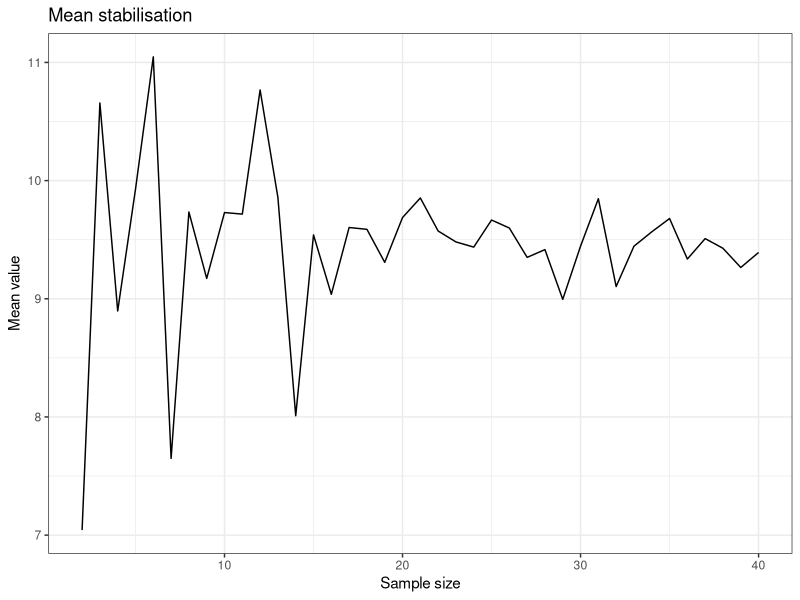
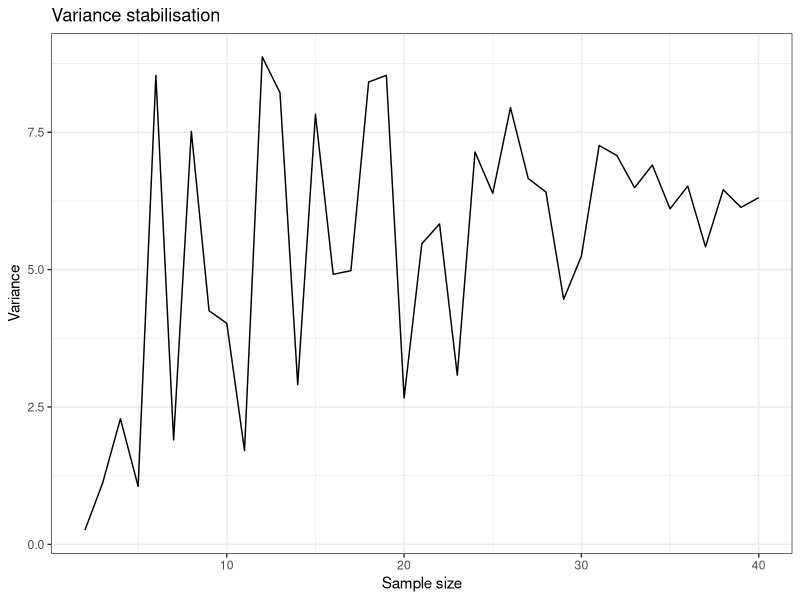
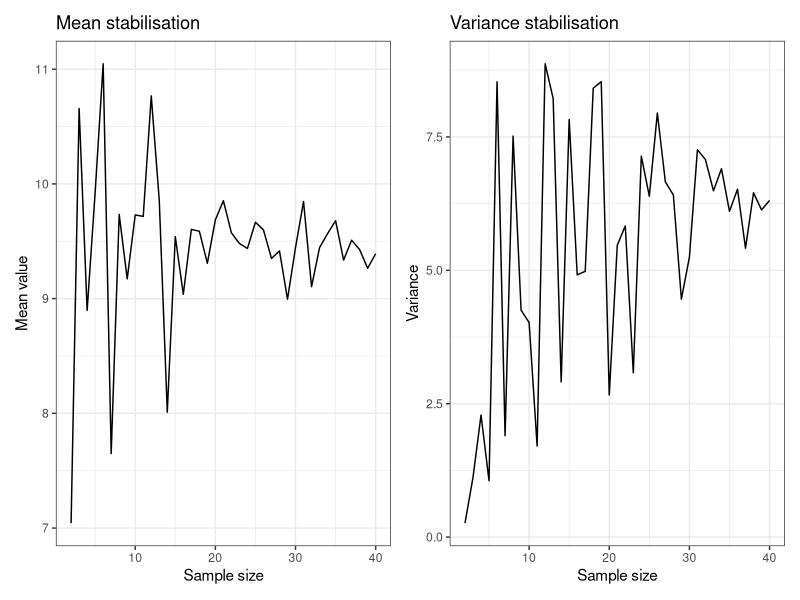

Write R code to recreate these figures, in order.
# This script creates a histogram and boxplot of a single dataset using ggplot2.
library(tidyverse)
library(readxl)
library(patchwork)

# Simulated data below. If you wish to import your own data, comment
# out the code below or remove it.
# To import your own data, use read_csv() or read_excel() depending
# on whether your data is in a .csv or .xlsx file.
#
# ==============================================
# Generate simulated data
set.seed(1543)
x <- rnorm(40, mean = 10, sd = 2)
sample_sizes <- seq(0, 40, by = 1)
means <- sapply(sample_sizes, function(n) mean(sample(x, n)))
vars <- sapply(sample_sizes, function(n) var(sample(x, n)))

df <- tibble(x = sample_sizes, means, vars) |>
    drop_na()
# ==============================================


# Plot means
p1 <-
    ggplot(df, aes(x, means)) +
    geom_line() +
    labs(x = "Sample size", y = "Mean value") +
    ggtitle("Mean stabilisation") +
    theme_bw()

# Plot vars
p2 <-
    ggplot(df, aes(x, vars)) +
    geom_line() +
    labs(x = "Sample size", y = "Variance") +
    ggtitle("Variance stabilisation") +
    theme_bw()

p1
p2
p1 + p2
